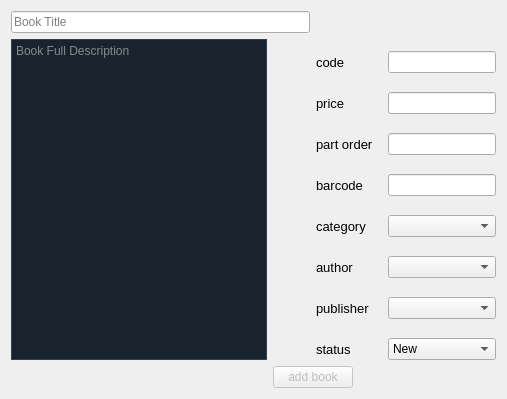
          <widget class="QWidget" name="tab_9">
           <attribute name="title">
            <string>Add New Book</string>
           </attribute>
           <layout class="QGridLayout" name="gridLayout_11">
            <item row="4" column="3">
             <spacer name="horizontalSpacer_6">
              <property name="orientation">
               <enum>Qt::Horizontal</enum>
              </property>
              <property name="sizeHint" stdset="0">
               <size>
                <width>40</width>
                <height>20</height>
               </size>
              </property>
             </spacer>
            </item>
            <item row="4" column="1" colspan="2">
             <widget class="QPushButton" name="pushButton_10">
              <property name="enabled">
               <bool>false</bool>
              </property>
              <property name="sizePolicy">
               <sizepolicy hsizetype="Maximum" vsizetype="Fixed">
                <horstretch>0</horstretch>
                <verstretch>0</verstretch>
               </sizepolicy>
              </property>
              <property name="text">
               <string>add book</string>
              </property>
             </widget>
            </item>
            <item row="0" column="0" colspan="2">
             <widget class="QLineEdit" name="lineEdit_3">
              <property name="placeholderText">
               <string>Book Title</string>
              </property>
             </widget>
            </item>
            <item row="4" column="0">
             <spacer name="horizontalSpacer_7">
              <property name="orientation">
               <enum>Qt::Horizontal</enum>
              </property>
              <property name="sizeHint" stdset="0">
               <size>
                <width>40</width>
                <height>20</height>
               </size>
              </property>
             </spacer>
            </item>
            <item row="3" column="1">
             <spacer name="verticalSpacer_9">
              <property name="orientation">
               <enum>Qt::Vertical</enum>
              </property>
              <property name="sizeHint" stdset="0">
               <size>
                <width>20</width>
                <height>40</height>
               </size>
              </property>
             </spacer>
            </item>
            <item row="1" column="0" rowspan="3">
             <widget class="QTextEdit" name="textEdit">
              <property name="styleSheet">
               <string notr="true">

QTextEdit {
    background-color: #19232D;
    color: #F0F0F0;
    border: 1px solid #32414B;
}

QTextEdit:hover {
    border: 1px solid #148CD2;
    color: #F0F0F0;
}

QTextEdit:selected {
    background: #1464A0;
    color: #32414B;
}</string>
              </property>
              <property name="frameShape">
               <enum>QFrame::Panel</enum>
              </property>
              <property name="frameShadow">
               <enum>QFrame::Plain</enum>
              </property>
              <property name="lineWidth">
               <number>2</number>
              </property>
              <property name="midLineWidth">
               <number>1</number>
              </property>
              <property name="placeholderText">
               <string>Book Full Description</string>
              </property>
             </widget>
            </item>
            <item row="3" column="2" colspan="2">
             <layout class="QFormLayout" name="formLayout">
              <property name="horizontalSpacing">
               <number>14</number>
              </property>
              <property name="verticalSpacing">
               <number>19</number>
              </property>
              <item row="0" column="0">
               <widget class="QLabel" name="label_2">
                <property name="font">
                 <font>
                  <family>MS Shell Dlg 2</family>
                  <pointsize>10</pointsize>
                  <weight>9</weight>
                  <italic>false</italic>
                  <bold>false</bold>
                 </font>
                </property>
                <property name="text">
                 <string>code</string>
                </property>
               </widget>
              </item>
              <item row="0" column="1">
               <widget class="QLineEdit" name="lineEdit_5"/>
              </item>
              <item row="1" column="0">
               <widget class="QLabel" name="label_3">
                <property name="font">
                 <font>
                  <family>MS Shell Dlg 2</family>
                  <pointsize>10</pointsize>
                  <weight>9</weight>
                  <italic>false</italic>
                  <bold>false</bold>
                 </font>
                </property>
                <property name="text">
                 <string>price</string>
                </property>
               </widget>
              </item>
              <item row="1" column="1">
               <widget class="QLineEdit" name="lineEdit_6"/>
              </item>
              <item row="2" column="0">
               <widget class="QLabel" name="label_4">
                <property name="font">
                 <font>
                  <family>MS Shell Dlg 2</family>
                  <pointsize>10</pointsize>
                  <weight>9</weight>
                  <italic>false</italic>
                  <bold>false</bold>
                 </font>
                </property>
                <property name="text">
                 <string>part order</string>
                </property>
               </widget>
              </item>
              <item row="2" column="1">
               <widget class="QLineEdit" name="lineEdit_7"/>
              </item>
              <item row="3" column="0">
               <widget class="QLabel" name="label_28">
                <property name="font">
                 <font>
                  <family>MS Shell Dlg 2</family>
                  <pointsize>10</pointsize>
                  <weight>9</weight>
                  <italic>false</italic>
                  <bold>false</bold>
                 </font>
                </property>
                <property name="text">
                 <string>barcode</string>
                </property>
               </widget>
              </item>
              <item row="3" column="1">
               <widget class="QLineEdit" name="lineEdit_24"/>
              </item>
              <item row="4" column="0">
               <widget class="QLabel" name="label_5">
                <property name="font">
                 <font>
                  <family>MS Shell Dlg 2</family>
                  <pointsize>10</pointsize>
                  <weight>9</weight>
                  <italic>false</italic>
                  <bold>false</bold>
                 </font>
                </property>
                <property name="text">
                 <string>category</string>
                </property>
               </widget>
              </item>
              <item row="4" column="1">
               <widget class="QComboBox" name="comboBox_3">
                <property name="sizePolicy">
                 <sizepolicy hsizetype="Expanding" vsizetype="Fixed">
                  <horstretch>0</horstretch>
                  <verstretch>0</verstretch>
                 </sizepolicy>
                </property>
               </widget>
              </item>
              <item row="5" column="0">
               <widget class="QLabel" name="label_6">
                <property name="font">
                 <font>
                  <family>MS Shell Dlg 2</family>
                  <pointsize>10</pointsize>
                  <weight>9</weight>
                  <italic>false</italic>
                  <bold>false</bold>
                 </font>
                </property>
                <property name="text">
                 <string>author</string>
                </property>
               </widget>
              </item>
              <item row="5" column="1">
               <widget class="QComboBox" name="comboBox_4"/>
              </item>
              <item row="6" column="0">
               <widget class="QLabel" name="label_8">
                <property name="font">
                 <font>
                  <family>MS Shell Dlg 2</family>
                  <pointsize>10</pointsize>
                  <weight>9</weight>
                  <italic>false</italic>
                  <bold>false</bold>
                 </font>
                </property>
                <property name="text">
                 <string>publisher</string>
                </property>
               </widget>
              </item>
              <item row="6" column="1">
               <widget class="QComboBox" name="comboBox_5"/>
              </item>
              <item row="7" column="0">
               <widget class="QLabel" name="label_10">
                <property name="font">
                 <font>
                  <family>MS Shell Dlg 2</family>
                  <pointsize>10</pointsize>
                  <weight>9</weight>
                  <italic>false</italic>
                  <bold>false</bold>
                 </font>
                </property>
                <property name="text">
                 <string>status</string>
                </property>
               </widget>
              </item>
              <item row="7" column="1">
               <widget class="QComboBox" name="comboBox_6">
                <item>
                 <property name="text">
                  <string>New </string>
                 </property>
                </item>
                <item>
                 <property name="text">
                  <string>used</string>
                 </property>
                </item>
                <item>
                 <property name="text">
                  <string>damaged</string>
                 </property>
                </item>
               </widget>
              </item>
             </layout>
            </item>
           </layout>
          </widget>
